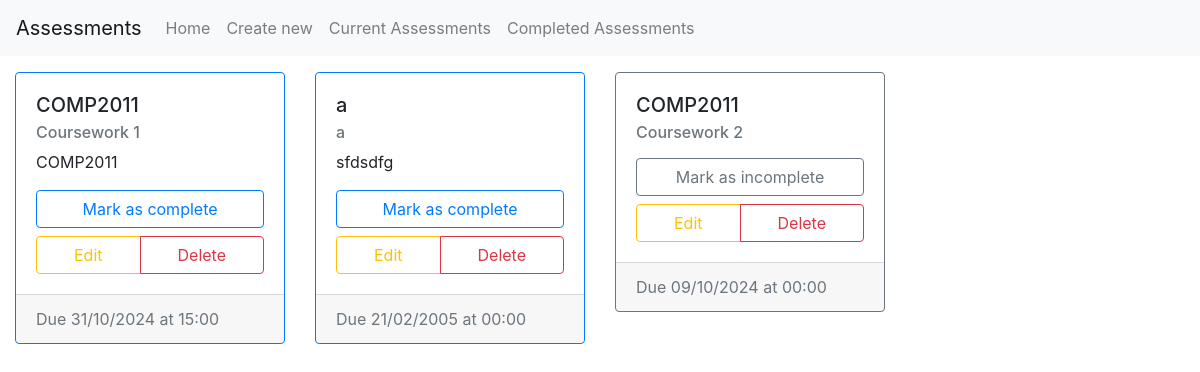
The app's page /, older data.
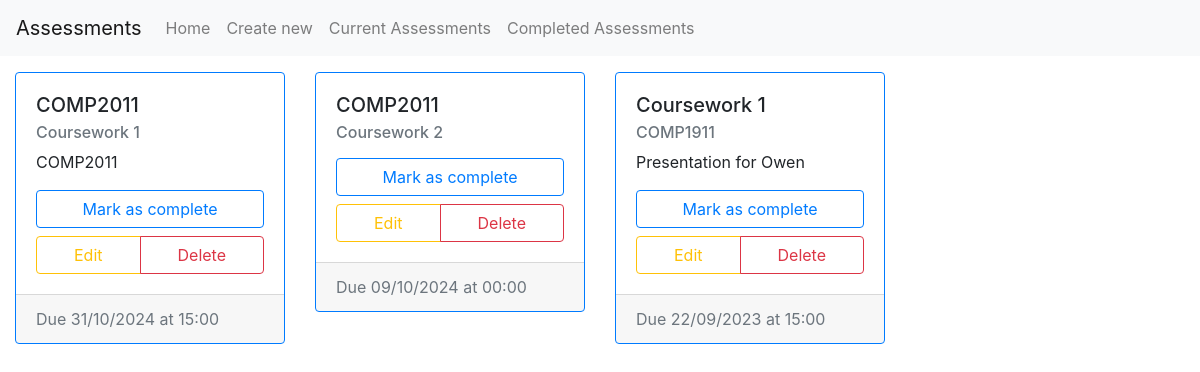
The same page, newer data.
### app/models.py (models this page shows)
class Assessment(db.Model):
    id = db.Column(db.Integer, primary_key=True)
    title = db.Column(db.String(80), nullable=False)
    module = db.Column(db.String(10), nullable=False)
    deadline = db.Column(db.DateTime)
    description = db.Column(db.String(500))
    completed = db.Column(db.Boolean, default=False)

### app/views.py (the view)
@app.route('/', methods=['GET', 'POST'])
def home():
    data = db.session.execute(db.select(Assessment).order_by(Assessment.completed)).all()
    assessments = []
    for assessment in data:
        assessments.append(formatAssessment(assessment[0]))
    if not assessments:
        flash("No assessments to display")
    return render_template("home.html", title="Home", assessments=assessments)

### app/views.py (called while the page is built)
def formatAssessment(assessment):
    return {
            "id": assessment.id,
            "title": assessment.title,
            "module": assessment.module,
            "description": assessment.description,
            "dueDate": assessment.deadline.strftime("%d/%m/%Y"),
            "dueTime": assessment.deadline.strftime("%H:%M"),
            "completed": assessment.completed
        }

### app/templates/home.html (shortened to what this page needs)
{% extends "base.html" %} {% from "card.html" import newCard %} {% block content
%}
<div class="container-fluid">
	<div class="row">
		{% for assessment in assessments %}
		<div class="col col-12 col-sm-6 col-lg-4 col-xl-3 mb-4">
			{{ newCard(assessment) }}
		</div>
		{% endfor %}
	</div>
</div>
{% endblock content %}

### app/templates/card.html
{% macro newCard(cardData) -%}
<div
  class="card {% if cardData.completed %}border-secondary{% else %}border-primary{% endif %}"
>
  <div class="card-body">
    <h5 class="card-title">{{ cardData.module }}</h5>
    <h6 class="card-subtitle mb-2 text-muted">{{ cardData.title }}</h6>
    <p class="card-text">{{ cardData.description }}</p>
    <a href="/toggle-completed/{{ cardData.id }}" class="text-decoration-none">
      {% if cardData.completed %}
      <button type="button" class="btn btn-outline-secondary btn-block">
        Mark as incomplete
      </button>
      {% else %}
      <button type="button" class="btn btn-outline-primary btn-block">
        Mark as complete
      </button>
      {% endif %}
    </a>
    <div class="btn-group btn-block mt-2" role="group">
      <a
        type="button"
        class="btn btn-outline-warning"
        href="/edit/{{ cardData.id }}"
        >Edit</a
      >
      <a
        type="button"
        class="btn btn-outline-danger"
        href="/delete/{{ cardData.id }}"
        >Delete</a
      >
    </div>
  </div>
  <div class="card-footer text-muted">
    Due {{ cardData.dueDate }} at {{ cardData.dueTime }}
  </div>
</div>
{%- endmacro %}

Row changes from the older to the newer data that the page shows:
removed Assessment: module "a", title "a", description "sfdsdfg", completed "Mark as complete", dueDate "21/02/2005", dueTime "00:00"
changed Assessment "Coursework 2": completed "Mark as incomplete" → "Mark as complete"
added Assessment: module "Coursework 1", title "COMP1911", description "Presentation for Owen", completed "Mark as complete", dueDate "22/09/2023", dueTime "15:00"
